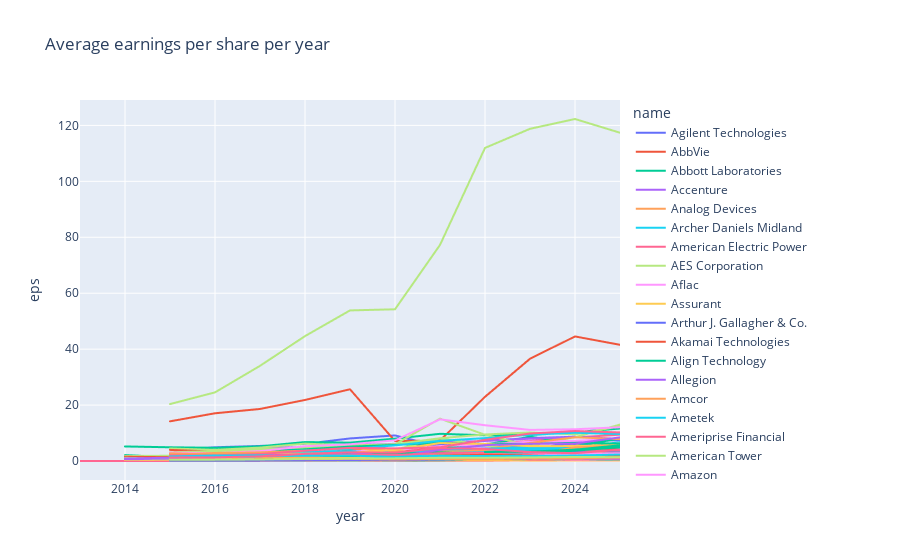

This figure's notebook cell:
### Code cell
# plot average eps per company - for example, tech companies
# px.line(earnings_df[earnings_df['symbol'].isin(['AAPL', 'MSFT', 'GOOGL', 'AMZN', 'META'])], x='year', y='eps', color='symbol', title='Average earnings per share per year')
fig = px.line(
    earnings_df[earnings_df["symbol"].isin(third_criteria)],
    x="year",
    y="eps",
    color="name",
    title="Average earnings per share per year",
)
fig.show()
